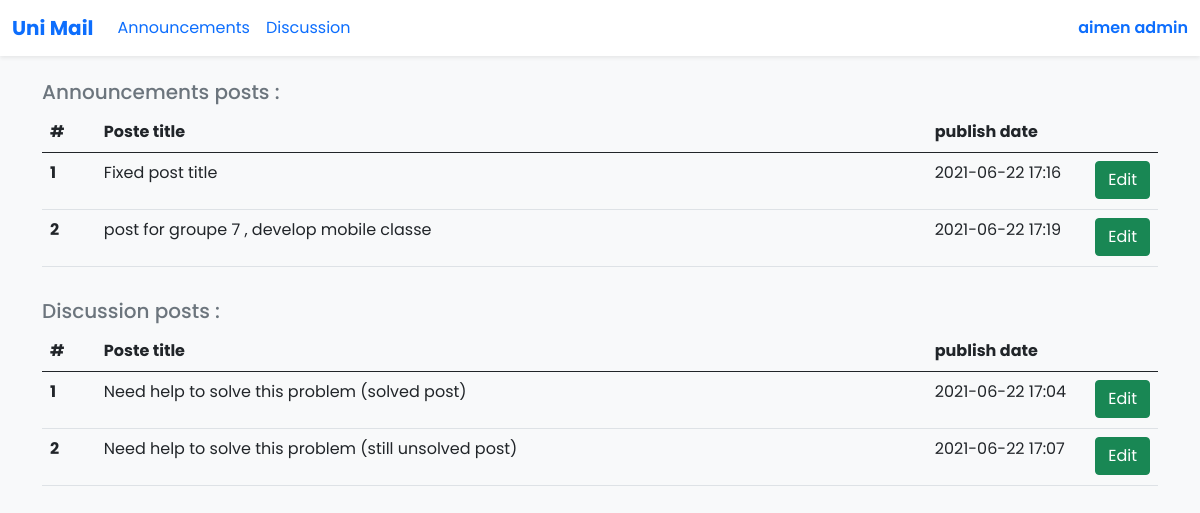
The app's page /unimail/site/myposts.php (signed in) with its own data.
### tables this page shows
CREATE TABLE `posts` (
  `id` int(11) NOT NULL,
  `title` varchar(255) NOT NULL,
  `Contexts` text NOT NULL,
  `fixed` tinyint(4) NOT NULL,
  `groupe` tinyint(4) NOT NULL,
  `class` tinyint(4) NOT NULL,
  `owner` int(11) NOT NULL,
  `date` datetime NOT NULL DEFAULT current_timestamp()
);

CREATE TABLE `des_posts` (
  `id` int(11) NOT NULL,
  `title` varchar(255) NOT NULL,
  `Contexts` text NOT NULL,
  `image` varchar(255) NOT NULL DEFAULT '<!--no image-->',
  `date` datetime NOT NULL DEFAULT current_timestamp(),
  `owner` int(11) NOT NULL
);

### unimail/site/myposts.php (the view, shortened to what this page needs)
<!DOCTYPE html>
<html lang="en" dir="ltr">
<head>
  <link rel="stylesheet" href="styles/bootstrap/bootstrap.css">
  <link rel="stylesheet" href="styles/style.css">
</head>
  <body style="margin-bottom: 50px;">
  <nav class="navbar fixed-top navbar-expand-lg shadow-sm " id="my-nav-bar">
  <div class="container-fluid">
    <a class="navbar-brand" id="my-brand" href="main.php">Uni Mail</a>
    <div class="collapse navbar-collapse" id="navbarSupportedContent">
    <ul class="navbar-nav me-auto mb-2 mb-lg-0">
    <li class="nav-item">
         <li class="nav-item">
          <a class="nav-link active" aria-current="page" href="main.php">Announcements</a>
        </li>
        <li class="nav-item">
          <a class="nav-link active" aria-current="page" href="discussion.php">Discussion</a>
        </li>
      </ul>
      <ul class="navbar-nav ms-auto mb-2 mb-lg-0">
        <li class="nav-item dropdown ms-auto"><a class="nav-link pe-0" id="userInfo" href="#" data-bs-toggle="dropdown" aria-haspopup="true" aria-expanded="false"><span style="font-weight: 550;"><?php  echoName(); echoSurname();?></span></a>
          </li>
      </ul>
    </div>
  </div>
</nav>
<div class="navmarg"></div>
<br>
<div class="container">
    <?php
    if($_SESSION['S_type']<3)
    {
      $conn = new mysqli('localhost', 'root', '', 'unimaildb');
      $owner = $conn->real_escape_string($_SESSION['S_id']);
      $posts = $conn->query("SELECT title , date , id FROM `posts` WHERE owner = $owner ");
      echo '<div class="row mb-3"><div class="col">';
        if ($posts->num_rows > 0) {
            echo '
            <h5 class="text-muted">Announcements posts :</h5>
            <div class="table-responsive">
            <table class="table">
                    <thead>
                      <tr>
                        <th scope="col" style="width: 5%">#</th>
                        <th scope="col" style="width: 80%">Poste title</th>
                        <th scope="col"style="width: 15%">publish date</th>
                        <th scope="col"></th>
                      </tr>
                    </thead>
                    <tbody>
                  ';
          $count = 1;
          while($data = $posts->fetch_array()) {
            echo '
              <tr>
              <th scope="row">'.$count.'</th>
              <td><p>'.$data['title'].'</p></td>
              <td>'.substr($data['date'], 0, 16).'</td>
              <td class="text-end"> <button type="button" class = "btn btn-success" id="'.$data['id'].'" data-toggle="modal" data-target="#edit-post" value="1" onclick="getpost(this)">Edit</button></td>
            </tr>
            ';
            $count++;
          }
          echo '
                </tbody>
                </table></div>
              ';
          echo '</div></div>';
        }
        else
        {
          echo '<h2 class="text-muted text-center">You have no announcement posts.</h2> </div> </div>';
          echo'<hr>';
        }
$conn = new mysqli('localhost', 'root', '', 'unimaildb');
$owner = $conn->real_escape_string($_SESSION['S_id']);
$posts = $conn->query("SELECT title , date , id FROM `des_posts` WHERE owner = $owner ");
echo '<div class="row"><div class="col">';
  if ($posts->num_rows > 0) {
      echo '
      <h5 class="text-muted">Discussion posts :</h5>
      <div class="table-responsive">
      <table class="table">
              <thead>
                <tr>
                  <th scope="col" style="width: 5%">#</th>
                  <th scope="col" style="width: 80%">Poste title</th>
                  <th scope="col"style="width: 15%">publish date</th>
                  <th scope="col"></th>
                </tr>
              </thead>
              <tbody>
            ';
    $count = 1;
    while($data = $posts->fetch_array()) {
      echo '
        <tr>
        <th scope="row">'.$count.'</th>
        <td><p>'.$data['title'].'</p></td>
        <td>'.substr($data['date'], 0, 16).'</td>
        <td class="text-end"> <button type="button" class = "btn btn-success" id="'.$data['id'].'" data-toggle="modal" data-target="#edit-post" value="0" onclick="getpost(this)">Edit</button> </td>
      </tr>
      ';
      $count++;
    }
    echo '
          </tbody>
          </table></div>
        ';
    echo '</div></div>';
  }
  else
  {
    echo '<h2 class="text-muted text-center">You have no discussion posts.</h2> </div> </div>';
  }
    }
    ?>
</div>
  </body>
</html>

### unimail/site/styles/style.css (style rules this page uses)
body { background-color: #F8F9FA; font-family: 'Poppins', sans-serif; margin-bottom: 50px; }
#my-nav-bar { background-color: white; }
#my-brand { font-weight : 700; }
.navmarg { height: 56px; }
.table { display: block !important; overflow-x: auto !important; width: 100% !important; }

### records on screen
posts: title "Fixed post title", date "2021-06-22 17:16"
posts: title "post for groupe 7 , develop mobile classe", date "2021-06-22 17:19"
des_posts: title "Need help to solve this problem (solved post)", date "2021-06-22 17:04"
des_posts: title "Need help to solve this problem (still unsolved post)", date "2021-06-22 17:07"

### other values on screen
$_SESSION['S_name'] "aimen"
$_SESSION['S_surname'] "admin"
